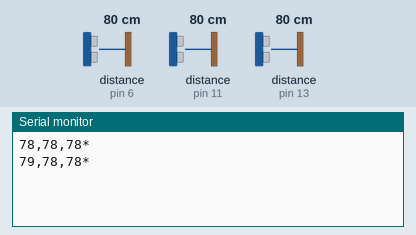
Simulated run of this sketch. Board: Arduino Uno, built with avr-gcc and run on an emulated ATmega328P. Shown: the last lines printed to the serial monitor. Wiring (inferred from the names in the program): 3 × ultrasonic range finder: trigger pin 7, echo pin 6 / trigger pin 8, echo pin 11 / trigger pin 12, echo pin 13. The test bench sets the inputs (shaded band); at power-on: distance to the obstacle (sensors on pin 6, pin 11, pin 13) 80 cm. The echo pulse lasts 58.3 µs per cm; the modem accepts every AT command (registered, SIM ready, sends succeed) and sends nothing else.

Above: at 2.1 s.
2.2 s: distance to the obstacle (sensor on pin 6) set to 299 cm
At 4.0 s:
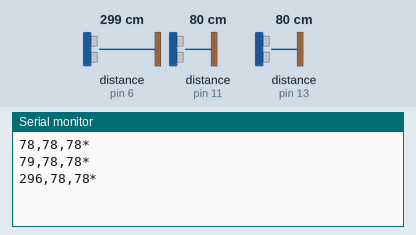
6.9 s: distance to the obstacle (sensor on pin 11) set to 2 cm
At 9.6 s:
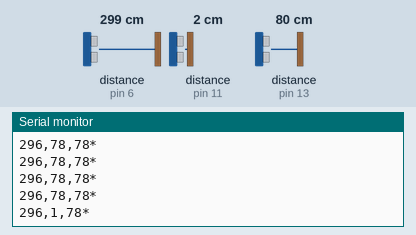
Timing chart, 0 to 11.1 s (numbered marks = the images above; inputs shaded):
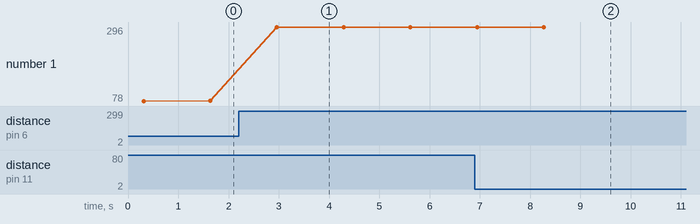

The sketch:

arduinoGsm_pgm.ino
```cpp
#include<Arduino.h>
#include<SoftwareSerial.h>

//Initialization of variables and pin Values
int count = 0;
const int trigPin1 = 7;
const int echoPin1 = 6;
const int trigPin2 = 8;
const int echoPin2 = 11;
const int trigPin3 = 12;
const int echoPin3 = 13;
long duration1, duration2, duration3;
int distance1, distance2, distance3;

SoftwareSerial gsm(9, 10); //Defining RX, TX pins

void setup()
{
  pinMode(trigPin1, OUTPUT);
  pinMode(echoPin1, INPUT);
  pinMode(trigPin2, OUTPUT);
  pinMode(echoPin2, INPUT);
  pinMode(trigPin3, OUTPUT);
  pinMode(echoPin3, INPUT);
  Serial.begin(9600);
  gsm.begin(9600);
}

void loop()
{
  //Calculating distances based on Ultrasonic Sensor value
  digitalWrite(trigPin1, LOW);
  delayMicroseconds(2);
  digitalWrite(trigPin1, HIGH);
  delayMicroseconds(10);
  digitalWrite(trigPin1, LOW);
  duration1 = pulseIn(echoPin1, HIGH);
  distance1 = duration1*0.034/2;
  delay(100);

  digitalWrite(trigPin2, LOW);
  delayMicroseconds(2);
  digitalWrite(trigPin2, HIGH);
  delayMicroseconds(10);
  digitalWrite(trigPin2, LOW);
  duration2 = pulseIn(echoPin2, HIGH);
  distance2 = duration2*0.034/2;
  delay(100);

  digitalWrite(trigPin3, LOW);
  delayMicroseconds(2);
  digitalWrite(trigPin3, HIGH);
  delayMicroseconds(10);
  digitalWrite(trigPin3, LOW);
  duration3 = pulseIn(echoPin3, HIGH);
  distance3 = duration3*0.034/2;
  delay(100);

  Serial.println((String)distance1 + "," + distance2 + "," + distance3 + "*");
  delay(1000);


  if(distance1 < 9 || distance2 < 9 || distance3 < 9)
  {
    count = 1;
  }
  if(count == 1)
  {
    SendMessage();
  }
  count=0;
}

//defining function to send Message through GSM Module
void SendMessage()
{
  gsm.println("AT");
  delay(1000);
  gsm.println("AT+CMGF=1");    //Sets the GSM Module in Text Mode
  delay(1000);  // Delay of 1000 milli seconds or 1 second
  gsm.println("AT+CMGS=\"+919438864526\"\r"); // Replace x with mobile number
  delay(1000);
  gsm.print("Dustbin Full!!!");// The SMS text you want to send
  delay(1000);
  gsm.println("\x1A");// ASCII code of CTRL+Z
  delay(1000);
}
```

Measured:
- after the input at 2.2 s, the serial monitor: prints a new line after 0.76 s (image 1)
- after the input at 6.9 s, the serial monitor: prints a new line after 1.4 s (image 2)
- plotted number 1: 79 → 296 after the input at 2.2 s
